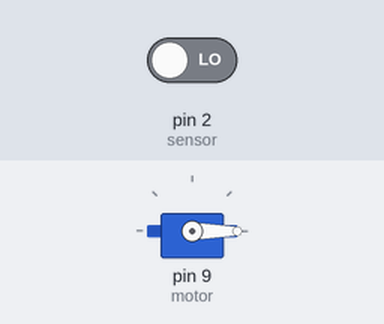
Simulated run of this sketch. Board: Arduino Uno, built with avr-gcc and run on an emulated ATmega328P. Shown: servo. The inputs (shaded band) are chosen by the test bench; at power-on: pin 2 (sensor) LOW.

Above: at 1.2 s.
1.3 s: pin 2 (sensor) driven HIGH
At 2.6 s:
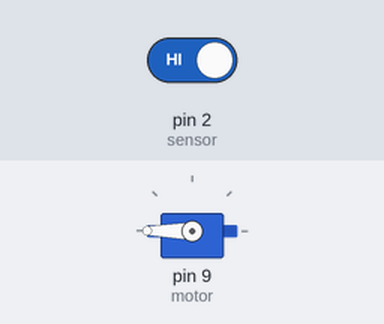
Timing chart, 0 to 4.3 s (numbered marks = the images above; inputs shaded):
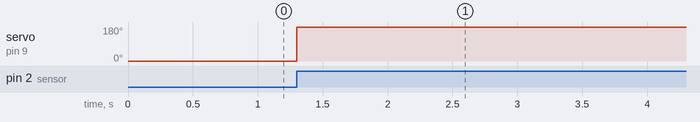

The sketch:

proje.ino
```cpp
int sensor = 2;
int deger = 0;

#include <Servo.h>
Servo motor;

void setup() {
pinMode(sensor, INPUT);
motor.attach(9);
}

void loop(){

motor.write(0);
deger = digitalRead(sensor);
if (deger == HIGH) {

 motor.write(180);
 delay(5000);
}

}
```

Measured:
- after the input at 1.3 s, servo on pin 9 (motor): 0° → 180° at once
